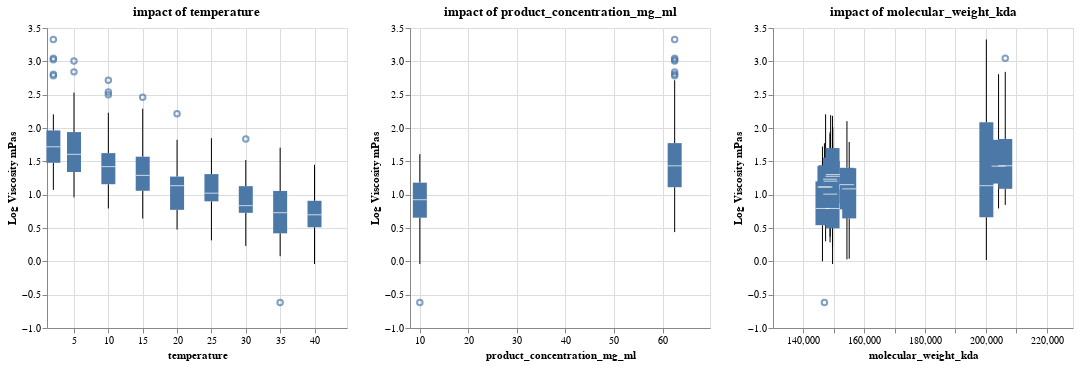

Source (notebook cell):
### Markdown cell above
In order to visualize the relationship between the explanatory variables and the response variable, charts were created with the training data. According to literature a linear correlation of all three parameters (temperature, product concentration, molecular weight) and the logarithm of the viscosity is expected. Although all three predictor variables take continuous numerical values, the dataset contains only a specific number of defined values for the independent variables. There exist only nine values of the temperature (2°C, 5°C, 10°C, 15°C, 20°C, 25°C, 30°C, 35°C, 40°C), two values of the product concentration (10 mg/mL, 62.5 mg/mL) and 14 values of the molecular weight. Therefore box plots were chosen to visualize the distribution of the response variable within these values of the predictor variables.

### Code cell
charts = []  # List, to store all charts

for x in list_numeric:
    boxplot = (
        alt.Chart(df_train)
        .mark_boxplot()
        .encode(
            x=alt.X(x, title=x, scale=alt.Scale(domain=[0.9*df[x].min(), 1.1* df[x].max()])),
            y=alt.Y('log_viscosity_mpas', title=' Log Viscosity mPas')
        )
        .properties(
            title=f'impact of {x}',
            width=300,
            height=300
        )
    )
    charts.append(boxplot)

    final_chart = alt.hconcat(*charts)

final_chart

### Figure 1 — Vega-Lite specification as saved in the notebook (floating-point values rounded to 4 significant figures; data arrays with more than 128 entries replaced by an {"elided": "..."} marker saying what was removed)
{"config": {"view": {"continuousWidth": 300, "continuousHeight": 300}}, "hconcat": [{"mark": {"type": "boxplot"}, "encoding": {"x": {"field": "temperature", "scale": {"domain": [1.8, 44.0]}, "title": "temperature", "type": "quantitative"}, "y": {"field": "log_viscosity_mpas", "title": " Log Viscosity mPas", "type": "quantitative"}}, "height": 300, "title": "impact of temperature", "width": 300}, {"mark": {"type": "boxplot"}, "encoding": {"x": {"field": "product_concentration_mg_ml", "scale": {"domain": [9.0, 68.75]}, "title": "product_concentration_mg_ml", "type": "quantitative"}, "y": {"field": "log_viscosity_mpas", "title": " Log Viscosity mPas", "type": "quantitative"}}, "height": 300, "title": "impact of product_concentration_mg_ml", "width": 300}, {"mark": {"type": "boxplot"}, "encoding": {"x": {"field": "molecular_weight_kda", "scale": {"domain": [131700.0, 227100.0]}, "title": "molecular_weight_kda", "type": "quantitative"}, "y": {"field": "log_viscosity_mpas", "title": " Log Viscosity mPas", "type": "quantitative"}}, "height": 300, "title": "impact of molecular_weight_kda", "width": 300}], "data": {"name": "data-feb159a985e1b4901e4088f3e189270a"}, "$schema": "https://vega.github.io/schema/vega-lite/v5.20.1.json", "datasets": {"data-feb159a985e1b4901e4088f3e189270a": {"elided": "401 records"}}}
